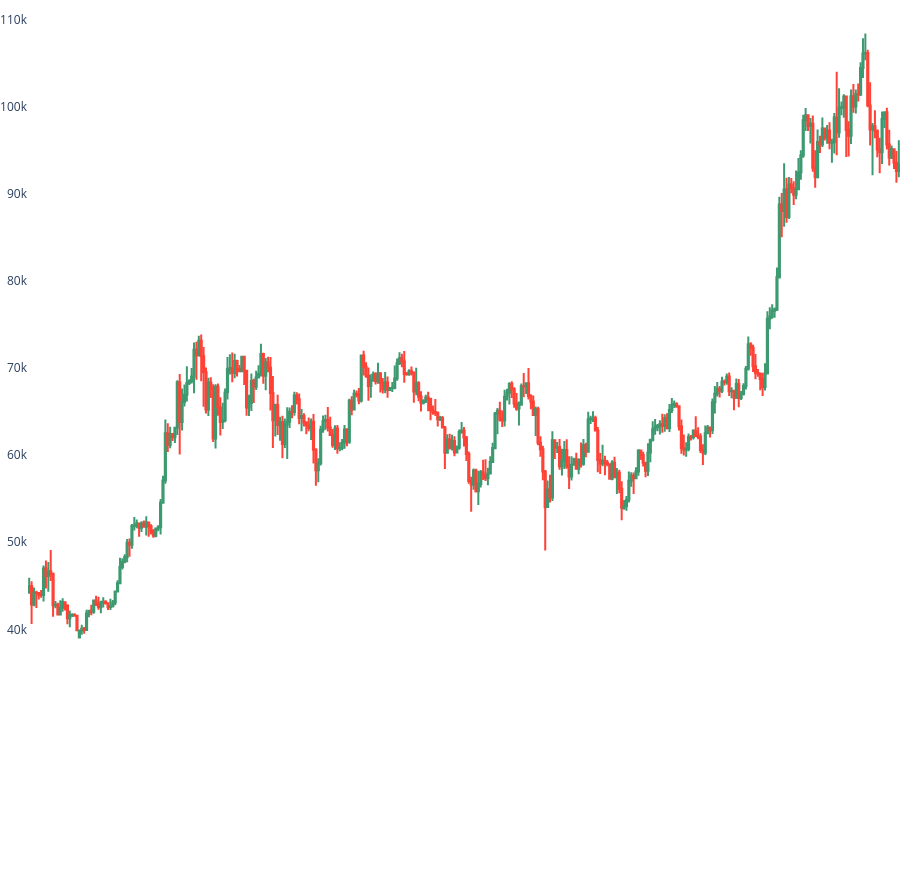

Write notebook code for a chart like this one.
### Code cell
import plotly.graph_objects as go
from plotly.subplots import make_subplots
import pandas as pd
    
def plot(df):
    # Create figure with secondary y-axis
    fig = make_subplots(
        rows=2, cols=1,
        shared_xaxes=True,
        row_heights=[0.75, 0.25],
        vertical_spacing=0
        #specs=[[{"secondary_y": True}]]
    )

    # include candlestick with rangeselector
    fig.add_trace(go.Candlestick(
            x=df['ts'],
            open=df['open'], 
            high=df['high'],
            low=df['low'], 
            close=df['close']
        ),
        row=1, col=1
    )

    # include a go.Bar trace for volumes
    # fig.add_trace(go.Bar(
    #         x=df['ts'], 
    #         y=df['volume'],
    #         opacity=0.5,
    #         marker_color=list(df.apply(lambda r: 'rgb(0, 255, 0)' if r['close'] >= r['open'] else 'rgb(255, 0, 0)', axis=1)) #'rgb(0, 0, 255)'
    #     ), 
    #     row=2, col=1
    # )

    # fig.layout.yaxis.showgrid=False
    # fig.layout.yaxis2.showgrid=False
    # fig.update_yaxes(showticklabels=False)
    # fig.update_xaxes(showticklabels=False)

    fig.update_layout(
        xaxis_rangeslider_visible=False,
        showlegend=False,
        autosize=True,
        margin=dict(
            l=0,
            r=0,
            b=0,
            t=0,
            pad=0
        ),
        # paper_bgcolor='rgba(0,0,0,0)',
        plot_bgcolor='#fff', #'rgba(0,0,0,0)',
        height=224*4,
    )
    
    return fig

plot(df).show()

### Figure 1 — Plotly figure (JSON) as saved in the notebook; plotly's stock layout.template omitted (floating-point values rounded to 4 significant figures; data arrays with more than 128 entries replaced by an {"elided": "..."} marker saying what was removed)
{"data": [{"close": {"elided": "365 float values"}, "high": {"elided": "365 float values"}, "low": {"elided": "365 float values"}, "open": {"elided": "365 float values"}, "type": "candlestick", "x": {"elided": "365 str values"}, "xaxis": "x", "yaxis": "y"}], "layout": {"autosize": true, "height": 896, "margin": {"b": 0, "l": 0, "pad": 0, "r": 0, "t": 0}, "plot_bgcolor": "#fff", "showlegend": false, "xaxis": {"anchor": "y", "domain": [0, 1], "matches": "x2", "rangeslider": {"visible": false}, "showticklabels": false}, "xaxis2": {"anchor": "y2", "domain": [0, 1]}, "yaxis": {"anchor": "x", "domain": [0.25, 1]}, "yaxis2": {"anchor": "x2", "domain": [0, 0.25]}}}
